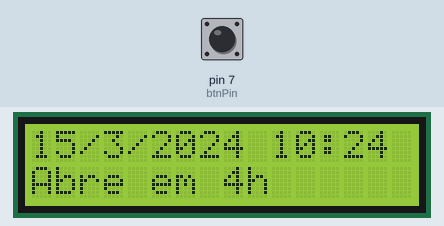
Bench run of a sketch on a simulated Arduino Uno, built with avr-gcc and run on an emulated ATmega328P. Parts: 16×2 character LCD. The inputs (shaded band) are chosen by the test bench; at power-on: pin 7 (btnPin) HIGH. The local clock reads 2024-03-15 10:24:30 at power-on unless the sketch sets it; what the sketch prints to the serial monitor is not drawn.

Above: at 1.26 s.
1.3 s: pin 7 (btnPin) pulled LOW for 3.2 s
At 2.4 s:
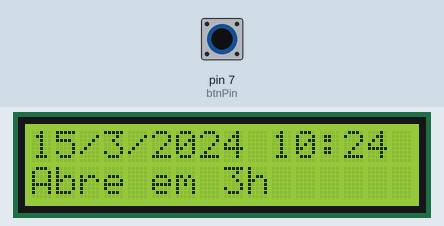
6.3 s: pin 7 (btnPin) pulled LOW for 3.2 s
12.5 s: pin 7 (btnPin) pulled LOW for 0.15 s
14.1 s: pin 7 (btnPin) driven LOW
17.1 s: pin 7 (btnPin) driven HIGH
At 17.53 s:
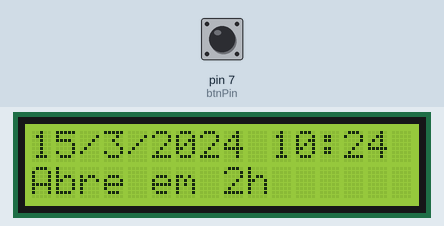

The sketch:

Projeto.ino
```cpp
#include <RTClib.h>//INCLUSÃO DA BIBLIOTECA para Relógio RTC
#include <Stepper.h>//biblioteca motor passo
#include <LiquidCrystal_I2C.h>//biblioteca para o LCD
#include <Wire.h> //INCLUSÃO DA BIBLIOTECA

//botões
const int btnPin = 7;
int modo, horas, botao;

//stepper
const int stepsPerRevolution=500;//revoluções exatas para abrikr tampa completa
Stepper myStepper= Stepper (stepsPerRevolution, 8, 10,9,11);

//LCD
LiquidCrystal_I2C lcd(0x27, 16, 2);

//Relógio
RTC_DS3231 rtc; //OBJETO DO TIPO RTC_DS3231

//DECLARAÇÃO DOS DIAS DA SEMANA

char daysOfTheWeek[7][12] = {"Domingo", "Segunda", "Terça", "Quarta", "Quinta", "Sexta", "Sábado"};
//variáveis
String datahora;
int dia, mes, ano, hora, min, datahoraAbertura;

void setup(){
  myStepper.setSpeed(9);
   lcd.backlight();
  Serial.begin(9600); //INICIALIZA A SERIAL
  if(! rtc.begin()) { // SE O RTC NÃO FOR INICIALIZADO, FAZ
    Serial.println("DS3231 não encontrado"); //IMPRIME O TEXTO NO MONITOR SERIAL
    while(1); //SEMPRE ENTRE NO LOOP
  }
  if(rtc.lostPower()){ //SE RTC FOI LIGADO PELA PRIMEIRA VEZ / FICOU SEM ENERGIA / ESGOTOU A BATERIA, FAZ
    Serial.println("DS3231 OK!"); //IMPRIME O TEXTO NO MONITOR SERIAL
    //REMOVA O COMENTÁRIO DE UMA DAS LINHAS ABAIXO PARA INSERIR AS INFORMAÇÕES ATUALIZADAS EM SEU RTC
    //rtc.adjust(DateTime(F(__DATE__), F(__TIME__))); //CAPTURA A DATA E HORA EM QUE O SKETCH É COMPILADO
   // rtc.adjust(DateTime(2023, 6, 18, 12, 33, 00)); //(ANO), (MÊS), (DIA), (HORA), (MINUTOS), (SEGUNDOS)
  }
  pinMode(btnPin, INPUT_PULLUP);//com resitência por softwaree ligado ao gnd
 // pinMode(btnPin, INPUT);
  modo=0;//em 16 horas
 // rtc.adjust(DateTime(2023, 6, 21, 22, 58, 30));//acertar a hora se necessário
  horas = 16;
 botao=0;
 //myStepper.step(-stepsPerRevolution);//linha de teste
}

void loop () {
  botao=digitalRead(btnPin);
  lcd.init();
  DateTime now = rtc.now(); //CHAMADA DE FUNÇÃO
  dia = now.day();
  mes = now.month();
  ano = now.year();
  hora = now.hour();
  min = now.minute();
  lcd.setCursor(0,0);//linha, coluna
  datahora = datahora +dia+"/" +mes+"/" +ano+" " +hora+":" +min;
  lcd.print(datahora);
  if(modo==0){//condição inicial
    lcd.setCursor(0,1);
    lcd.print("Abre em 16h");
    datahoraAbertura = now.hour()+16;//ADICIONA O VALOR INICIAL 16 HORAS
    if(datahoraAbertura>=24){//Caso passe das 24 horas temos de as retirar para obter a hora certa
      datahoraAbertura-=24;
    }
    Serial.print(datahoraAbertura);
  }else if(modo==1 && datahoraAbertura!=25)//fora da condição inicial e ainda não abriu compartimento
  {
    lcd.setCursor(0,1);
    lcd.print("Abre em ");
    lcd.print(horas);
    lcd.print("h");

    Serial.print(datahoraAbertura);
    Serial.print("hora");
    Serial.print(hora);
  }else{
    lcd.setCursor(0,1);
    lcd.print("Abriu as ");
    lcd.print(hora);
    lcd.print("h");
  }
  if(botao==1){
    Serial.print("Botão: ");
    Serial.println(botao);
    modo=1;//abandona condição inicial
    horas-=1;
    if(horas==0){
      horas=16;//dá a volta
    }
    datahoraAbertura = now.hour()+horas;//ADICIONA O VALOR INICIAL 16 HORAS
    if(datahoraAbertura>=24){//Caso passe das 24 horas temos de as retirar para obter a hora certa
      datahoraAbertura-=24;
    }
    lcd.setCursor(0,1);
    lcd.print("Abre em ");
    lcd.print(horas);
    lcd.print("h");
  }
  if(datahoraAbertura==hora){//desta forma mal entre na hora ativa o motor passo, não tem em conta minutos ou segundos
    myStepper.step(-stepsPerRevolution);//abre o compartimento contra horário.
    datahoraAbertura=25;//valor nunca atingível para que o motor nunca mais rode de novo
  }
  datahora="";//reset datahora LCD
  //delay(1000); //INTERVALO DE 1 SEGUNDO
}
```

Measured:
- after the input at 17.1 s, the display: first changes after 0.19 s (image 2 shows a later state)
